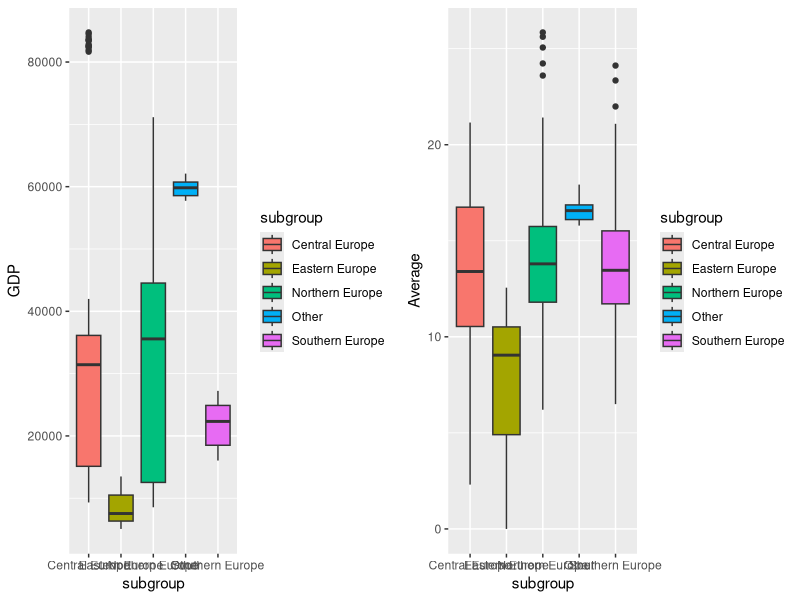

Write R code to recreate this figure.

library(dplyr)
library(tidyverse)
library(ggplot2)
library(hexbin)
library(bslib) # for convenient window arrangement in plotting
library(gridExtra)

data <- read_csv("pay_gap_Europe.csv", show_col_types = FALSE)
dataAvg <- read_csv("pay_gap_EuropeJenny.csv", show_col_types = FALSE)
central_europe <- c("France","Luxembourg","Netherlands","Belgium","Germany", "Austria", "Czech Republic", "Hungary", "Poland", "Slovakia", "Slovenia")
northern_europe <- c("Denmark", "Estonia", "Finland", "Iceland", "Latvia", "Lithuania", "Norway", "Sweden")
eastern_europe <- c("Bulgaria", "Croatia", "Romania")
southern_europe <- c("Cyprus", "Greece", "Italy", "Malta", "Portugal", "Spain")

dataAvg <- transform(dataAvg, subgroup = case_when(
  Country %in% central_europe ~ "Central Europe",
  Country %in% northern_europe ~ "Northern Europe",
  Country %in% eastern_europe ~ "Eastern Europe",
  Country %in% southern_europe ~ "Southern Europe",
  TRUE ~ "Other"
))
view(dataAvg)

p1 <- ggplot(dataAvg, aes(x=dataAvg$Average, y=Urban_population)) + geom_point(aes(col=dataAvg$subgroup))
p2 <- ggplot(dataAvg, aes(x=subgroup, y=GDP, fill=subgroup)) + geom_boxplot()
p3 <- ggplot(dataAvg, aes(x=subgroup, y=Average, fill=subgroup)) + geom_boxplot()
grid.arrange(p2, p3, nrow = 1, widths = c(1, 1))
par(mfrow=c(1,1))
